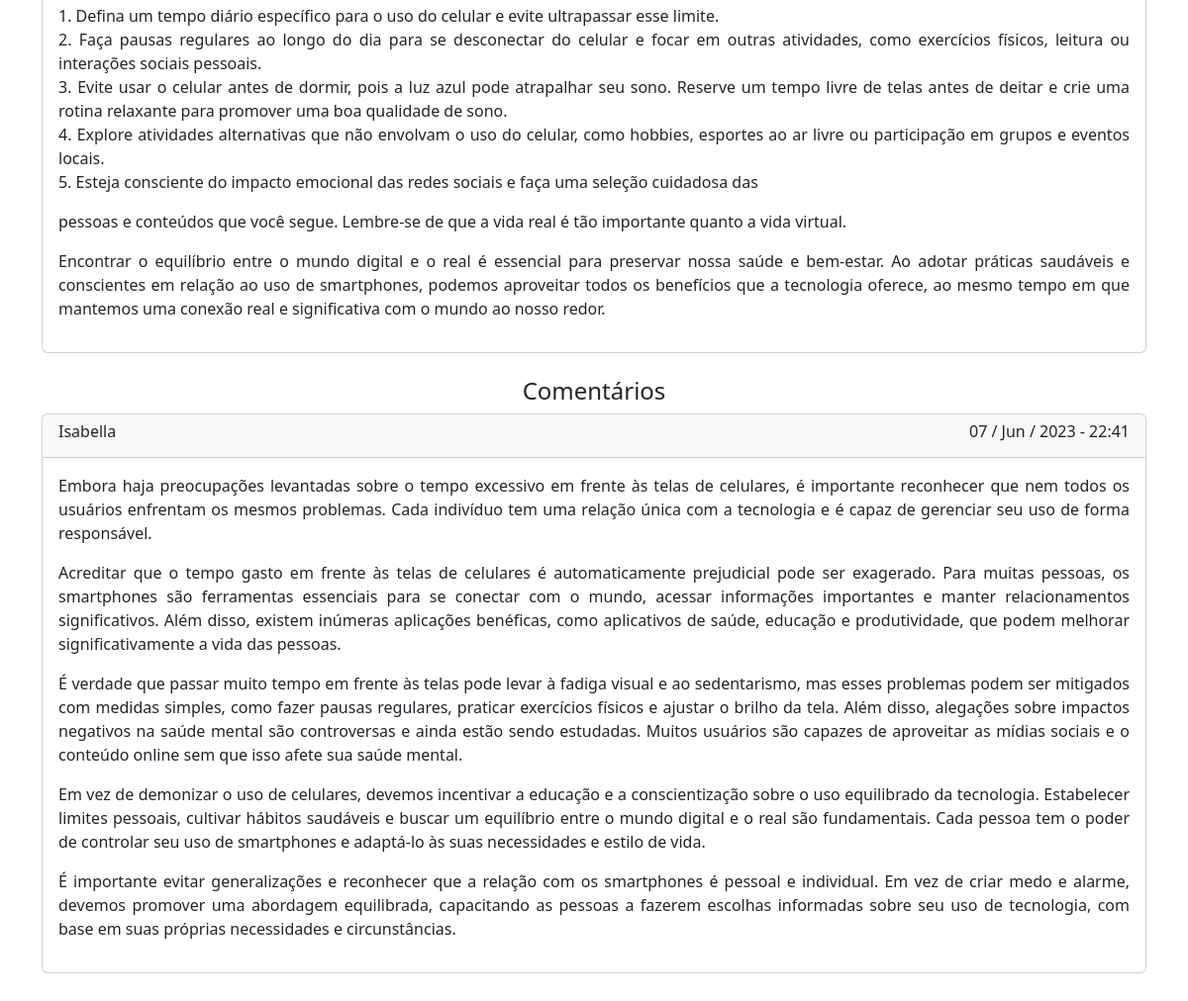
The app's page /noticias/6 (lower part), older data.
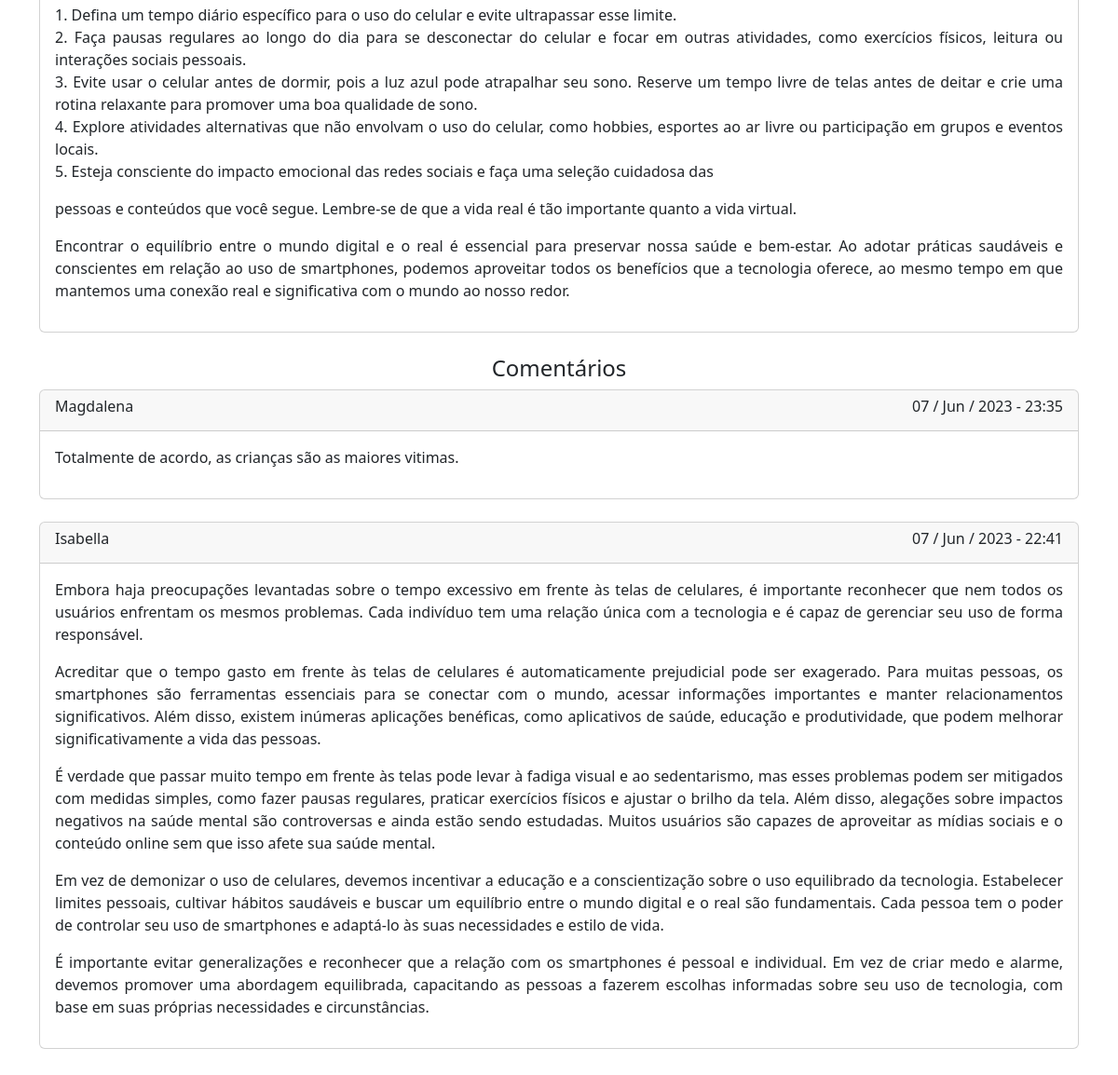
The same page, newer data.
### app_noticias/models.py (models this page shows, shortened)
class Comentario(models.Model):
    texto_comentario = models.TextField()
    titulo_comentario = models.ForeignKey(Noticia, on_delete=models.CASCADE)
    autor_comentario = models.ForeignKey(User, on_delete=models.CASCADE)
    data_comentario = models.DateTimeField(auto_now_add=True)

### app_noticias/views.py (the view)
# urls.py: path('noticias/<int:id>', views.noticia, name='noticia'),
def noticia(request, id):
    template = 'noticias/noticia.html'
    noticia = Noticia.objects.get(id=id)
    comentarios = Comentario.objects.filter(titulo_comentario=id).order_by('-data_comentario')
    context = {
        'noticia': noticia,
        'comentarios': comentarios
        }
    return render(request, template , context)

### app_noticias/templates/noticias/noticia.html (shortened to what this page needs)
{% extends "noticias/base.html" %}
{% block content %}
    <div class="card">
        <div class="card-body" style="text-align: justify;">
                {{ noticia.texto|linebreaks }}
        </div>
    </div>
    <br>
    <h4 style="text-align: center;"> Comentários </h4>
    {% for comentario in comentarios %}
        <div class="card">
            <div class="card-header">
                <div class='row'>
                    <div class="col" >
                        <h6> {{ comentario.autor_comentario}}</h6>
                    </div>
                    <div class="col" style="text-align: right;">
                        <h6> {{ comentario.data_comentario|date:'d / M / Y - H:i' }} </h6>
                    </div>
                </div>
            </div>
            <div class="card-body" style="text-align: justify;">
                <span>{{ comentario.texto_comentario|linebreaks}}</span>
            </div>
        </div>
        <br>
    {% empty %}
        <h5>Ainda não há comentários cadastrados.</h5>
    {% endfor %}
{% endblock %}

Row changes from the older to the newer data that the page shows:
added Comentario: autor_comentario "Magdalena", data_comentario "07 / Jun / 2023 - 23:35", texto_comentario "Totalmente de acordo, as crianças são as maiores vitimas."
